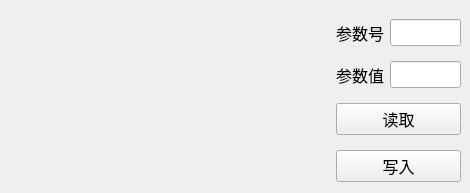
<?xml version="1.0" encoding="UTF-8"?>
<ui version="4.0">
 <class>form_param</class>
 <widget class="QWidget" name="form_param">
  <property name="geometry">
   <rect>
    <x>0</x>
    <y>0</y>
    <width>470</width>
    <height>193</height>
   </rect>
  </property>
  <property name="windowTitle">
   <string>Form</string>
  </property>
  <widget class="QWidget" name="layoutWidget">
   <property name="geometry">
    <rect>
     <x>0</x>
     <y>10</y>
     <width>461</width>
     <height>181</height>
    </rect>
   </property>
   <layout class="QHBoxLayout" name="horizontalLayout_3">
    <item>
     <widget class="QCustomPlot" name="widget" native="true">
      <property name="sizePolicy">
       <sizepolicy hsizetype="Preferred" vsizetype="Preferred">
        <horstretch>0</horstretch>
        <verstretch>0</verstretch>
       </sizepolicy>
      </property>
      <property name="minimumSize">
       <size>
        <width>330</width>
        <height>0</height>
       </size>
      </property>
     </widget>
    </item>
    <item>
     <layout class="QVBoxLayout" name="verticalLayout">
      <item>
       <layout class="QHBoxLayout" name="horizontalLayout">
        <item>
         <widget class="QLabel" name="label">
          <property name="font">
           <font>
            <pointsize>12</pointsize>
           </font>
          </property>
          <property name="text">
           <string>参数号</string>
          </property>
         </widget>
        </item>
        <item>
         <widget class="QLineEdit" name="ldt_param_number">
          <property name="font">
           <font>
            <pointsize>12</pointsize>
           </font>
          </property>
         </widget>
        </item>
       </layout>
      </item>
      <item>
       <layout class="QHBoxLayout" name="horizontalLayout_2">
        <item>
         <widget class="QLabel" name="label_2">
          <property name="font">
           <font>
            <pointsize>12</pointsize>
           </font>
          </property>
          <property name="text">
           <string>参数值</string>
          </property>
         </widget>
        </item>
        <item>
         <widget class="QLineEdit" name="ldt_param_value">
          <property name="font">
           <font>
            <pointsize>12</pointsize>
           </font>
          </property>
         </widget>
        </item>
       </layout>
      </item>
      <item>
       <widget class="QPushButton" name="ptn_get_param">
        <property name="font">
         <font>
          <pointsize>12</pointsize>
         </font>
        </property>
        <property name="text">
         <string>读取</string>
        </property>
       </widget>
      </item>
      <item>
       <widget class="QPushButton" name="ptn_set_param">
        <property name="font">
         <font>
          <pointsize>12</pointsize>
         </font>
        </property>
        <property name="text">
         <string>写入</string>
        </property>
       </widget>
      </item>
     </layout>
    </item>
   </layout>
  </widget>
 </widget>
 <customwidgets>
  <customwidget>
   <class>QCustomPlot</class>
   <extends>QWidget</extends>
   <header location="global">qcustomplot.h</header>
   <container>1</container>
  </customwidget>
 </customwidgets>
 <resources/>
 <connections/>
</ui>
